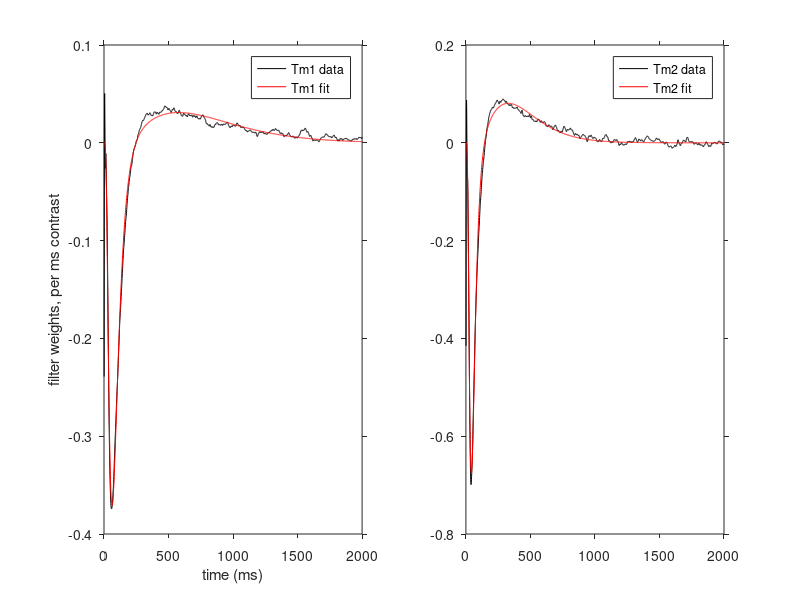
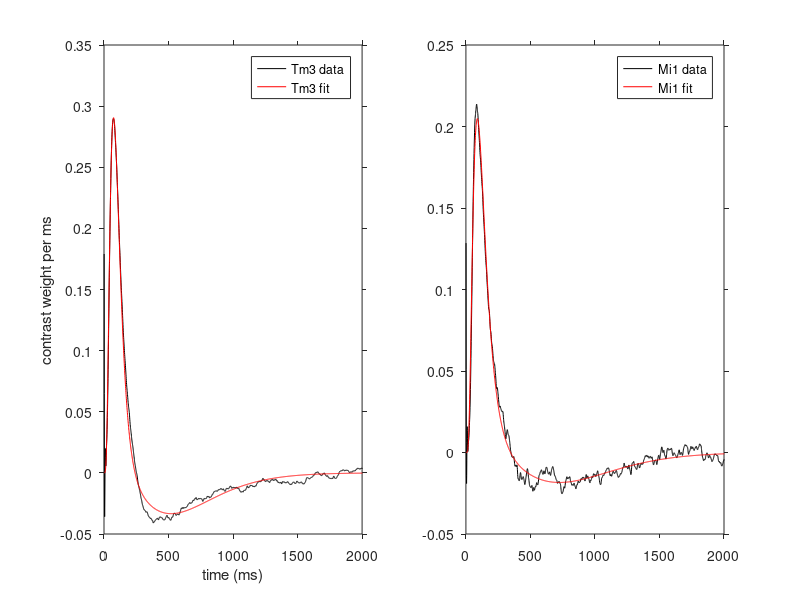
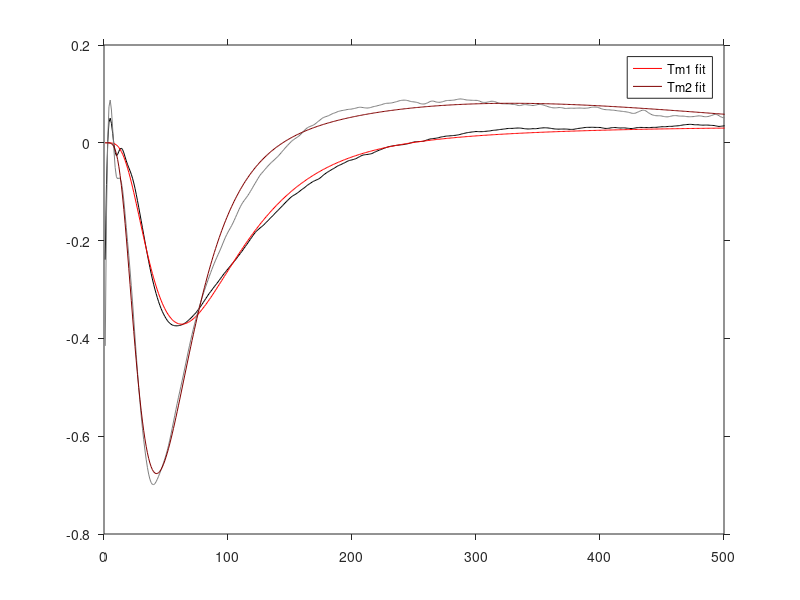
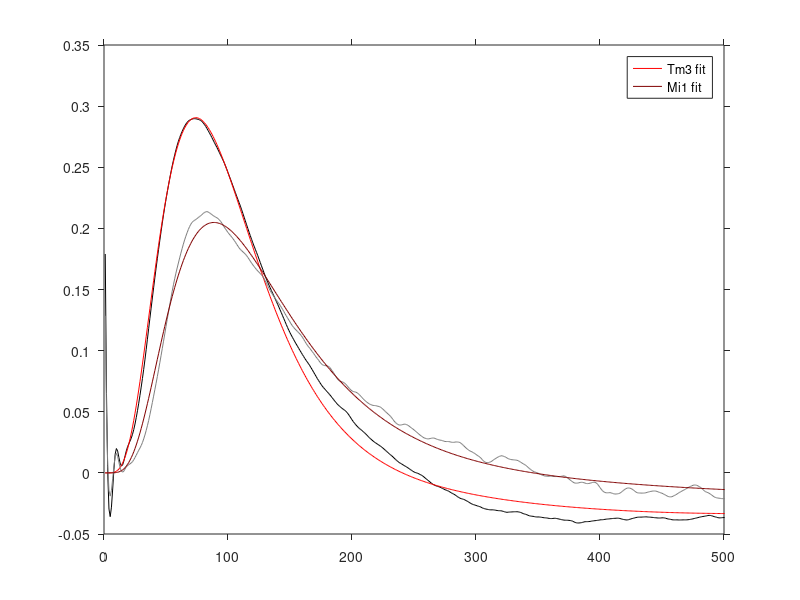

Write the MATLAB code that produced these figures, in order. (Note: this script raises an error after producing the figures.)
%% Start by plotting all the filters
% further clean up to get to the final figures for the paper
%
load('exp_filters.mat');


dgg_func3 = @(p,x) (p(1)*x.^p(2).*exp(-x.^p(4)/p(3)) + p(5)*x.^p(6).*exp(-x.^p(8)/p(7)))';

params_tm1 = [-2.4036e-1 1.24532e1 5.3642e-2 2.4366e-1 1.8255e-8 2.6814 2.036e2 9.9257e-1]; 
f1fit = dgg_func3(params_tm1,t);

h_f = figure; 
ha = subplot(1,2,1);
hp1d = plot(t,f_tm1,'Color',[0 0 0]);
hold on; 

hp1f = plot(t,f1fit,'Color',[1 0 0]);
legend([hp1d hp1f],{'Tm1 data', 'Tm1 fit'});
set(ha,'XLim',[0 2000],'TickDir','out');
xlabel('time (ms)');
ylabel('filter weights, per ms contrast'); 

params_tm2 = [-2.1473e3 15.4885 0.0364 0.2343 2.2721e-9 3.7628 31.9043 0.8539]; 
f2fit = dgg_func3(params_tm2,t);

ha = subplot(1,2,2);
hp2d = plot(t,f_tm2,'k');
hold on; 

hp2f = plot(t,f2fit,'r');
legend([hp2d hp2f],{'Tm2 data', 'Tm2 fit'});
set(ha,'XLim',[0 2000],'TickDir','out');
%print(h_f,'figures/tempfilters_off.eps','-depsc');

%%

params_tm3 = [2.2757e-8 7.8192 0.404 0.4516 -1.0482e-9 3.2796 179.2137 1.0173]; 
f3fit = dgg_func3(params_tm3,t);

h_f = figure; 
ha = subplot(1,2,1);
hp3d = plot(t,f_tm3,'k');
hold on; 

hp3f = plot(t,f3fit,'r');
legend([hp3d hp3f],{'Tm3 data', 'Tm3 fit'});
set(ha,'XLim',[0 2000],'TickDir','out');
xlabel('time (ms)');
ylabel('contrast weight per ms'); 

params_mi1 = [7.7293e-1 1.4552e1 4.0010e-2 2.1850e-1 -8.2252e-12 3.8217 291.4865 1.0578];
f4fit = dgg_func3(params_mi1,t);

ha = subplot(1,2,2);
hp4d = plot(t,f_mi1,'k');
hold on; 
hp4f = plot(t,f4fit,'r');
legend([hp4d hp4f],{'Mi1 data', 'Mi1 fit'});
set(ha,'XLim',[0 2000],'TickDir','out');
%print(h_f,'figures/tempfilters_on.eps','-depsc');

%% Plot pairs of filters together

% OFF pathway
h_f = figure; 
ha = axes;
hp1d = plot(t,f_tm1,'Color',[0 0 0]);
hold on; 
hp1f = plot(t,f1fit,'r');
hp2d = plot(t,f_tm2,'Color',[0.5 0.5 0.5]);
hold on; 
hp2f = plot(t,f2fit,'Color',[0.5 0 0]);
set(ha,'XLim',[0 500],'TickDir','out');
legend([hp1f hp2f],{'Tm1 fit', 'Tm2 fit'});
%print(h_f,'figures/compfilters_off.eps','-depsc');

%difference between peaks in experimental data
[tm1m tm1i] = min(f_tm1);
[tm2m tm2i] = min(f_tm2);
diff_exp_off = abs(t(tm1i)-t(tm2i));

%repeat for the fits
[ff1m ff1i] = min(f1fit);
[ff2m ff2i] = min(f2fit);
diff_fit_off = abs(t(ff1i)-t(ff2i));

disp(['experimental peak difference ' num2str(diff_exp_off) ' ms; fit peak difference: ' num2str(diff_fit_off)]);

%%
% ON pathway
h_f = figure; 
ha = axes;
hp3d = plot(t,f_tm3,'Color',[0 0 0]);
hold on; 
hp3f = plot(t,f3fit,'r');
hp4d = plot(t,f_mi1,'Color',[0.5 0.5 0.5]);
hold on; 
hp4f = plot(t,f4fit,'Color',[0.5 0 0]);
set(ha,'XLim',[0 500],'TickDir','out');
legend([hp3f hp4f],{'Tm3 fit', 'Mi1 fit'});
%print(h_f,'figures/compfilters_on.eps','-depsc');

%difference between peaks in experimental data
[tm3m tm3i] = max(f_tm3);
[mi1m mi1i] = max(f_mi1);
diff_exp_on = abs(t(tm3i)-t(mi1i));

%repeat for the fits
[ff3m ff3i] = max(f3fit);
[ff4m ff4i] = max(f4fit);
diff_fit_on = abs(t(ff3i)-t(ff4i));

disp(['experimental peak difference ' num2str(diff_exp_on) ' ms; fit peak difference: ' num2str(diff_fit_on)]);

%% fits of static non-linarities from nonlinear_fit.m
%

%typical input range
x = -30:0.1:30;

%average fit
p12 = [-10.46 38.20 7.773 6.8075];
nlf12_y = sig_func(p12,x);

h_f = figure; 
hp1 = plot(nl_tm1_x,nl_tm1_y,'k');
hold on;
hp2 = plot(nl_tm2_x,nl_tm2_y,'Color',[0.5 0.5 0.5]);
hp12 = plot(x,nlf12_y,'r');
legend([hp1 hp2 hp12],{'Tm1', 'Tm2', 'fit'});
set(gca,'XLim',[-30 30],'TickDir','out');
xlabel('linear filter output');
ylabel('non-linearity output');
%print(h_f,'figures/statnl_off.eps','-depsc');

%average fit
p34 = [-9.9460 26.505 3.1410 5.7985];
nlf34_y = sig_func(p34,x);

h_f = figure; 
hp3 = plot(nl_tm3_x,nl_tm3_y,'k');
hold on;
hp4 = plot(nl_mi1_x,nl_mi1_y,'Color',[0.5 0.5 0.5]);
hp34 = plot(x,nlf34_y,'r');
legend([hp3 hp4 hp34],{'Tm3', 'Mi1','fit'});
set(gca,'XLim',[-30 30],'TickDir','out');
xlabel('linear filter output');
ylabel('non-linearity output');
%print(h_f,'figures/statnl_on.eps','-depsc');

%% Compute tuning to sinewave stimuli
debug_flag = 0;

dt = 1e-3; %sampling step in s (1 ms)
t_sim = [0:dt:20-dt]; %10 s
t_pre = [-5:dt:-dt]; %5 s
n_tot = length(t_pre) + length(t_sim);

%spatial wavelength of sinusoidal stimulus
lambda_x = 30; % deg

%spacing between 2 sampling stations of the correlator
dphi = 5.1; %deg

%omega_t = [0.1 0.5 1 5 10]; c/s (debug)
omega_t = 10.^[-1:.05:1]; %c/s
amp = 0.11; 
for l = 1:length(omega_t)
    %stimulus at first facet
    stim_a = amp*sin(2*pi*omega_t(l) * t_sim);
    
    %stimulus at second facet, phase shifted by the ratio of the distance
    %between the facets and wavelength of the sinusoidal stimulus
    stim_b = amp*sin(2*pi*omega_t(l) * t_sim + 2*pi*dphi/lambda_x);
    
    %make sure we are at steady-state, compute response over 5 s before motion onset
    stim_a = [stim_a(1)*ones(1,5000),stim_a];
    stim_b = [stim_b(1)*ones(1,5000),stim_b];
    
    %output of Tm1 at position a
    h1a = filter(f1fit,1,stim_a);
    h1an = sig_func(p12,h1a);
    
    %output of Tm2 at position b
    h2b = filter(f2fit,1,stim_b);
    h2bn = sig_func(p12,h2b);

    %output of Tm1 at position b
    h1b = filter(f1fit,1,stim_b);
    h1bn = sig_func(p12,h1b);

    %output of Tm2 at position a
    h2a = filter(f2fit,1,stim_a);
    h2an = sig_func(p12,h2a);

    %compute full correlation model response
    hrc12n = (h1bn.*h2an - h1an.*h2bn);
    
    %average over the last 10 s
    mhrc12n(l) = mean(hrc12n(n_tot-10000:n_tot));
    
    if ( debug_flag == 1 )
        figure;
        hp2 = plot([t_pre t_sim],hrc12n);
        legend([hp2],{'non-linear HRC'});
        title([ 'Response at a temporal frequency of ' num2str(omega_t(l)) ' c/s']);
    end
    
    %output of Tm3 at position a
    h3a = filter(f3fit,1,stim_a);
    h3an = sig_func(p34,h3a);

    %output of Mi1 at position b
    h4b = filter(f4fit,1,stim_b);
    h4bn = sig_func(p34,h4b);

    %output of Tm3 at position b
    h3b = filter(f3fit,1,stim_b);
    h3bn = sig_func(p34,h3b);

    %output of Mi1 at position a
    h4a = filter(f4fit,1,stim_a);
    h4an = sig_func(p34,h4a);

    %compute full correlation model response
    hrc34n = -(h3bn.*h4an - h3an.*h4bn);

    %average over the last 10 s
    mhrc34n(l) = mean(hrc34n(n_tot-10000:n_tot));
end

mhrc12n_norm = mhrc12n/max(mhrc12n);
mhrc34n_norm = mhrc34n/max(mhrc34n);

%%
load('mHRC.mat');

h_f = figure;
ha = subplot(1,2,1);
hp4 = plot(omega_t,mhrc34n_norm,'r');
hold on;
hp4a = plot(omega,mHRC34_norm,'k');
set(ha,'xscale','log','YLim',[0 1],'TickDir','out');
%legend([hp4 hp4a],{'LN model','experimental'});
title('L1 (ON) pathway');
xlabel('temporal frequency (Hz)');
ylabel('normalized mean response amplitude');

ha = subplot(1,2,2);
hp2 = plot(omega_t,mhrc12n_norm,'r');
hold on;
hp2a = plot(omega,mHRC12_norm,'k');
set(ha,'xscale','log','YLim',[0 1],'TickDir','out');
legend([hp2 hp2a],{'LN model','experimental'});
title('L2 (OFF) pathway');
xlabel('temporal frequency (Hz)');
%print(h_f,'figures/drosofreq_tune.eps','-depsc');
